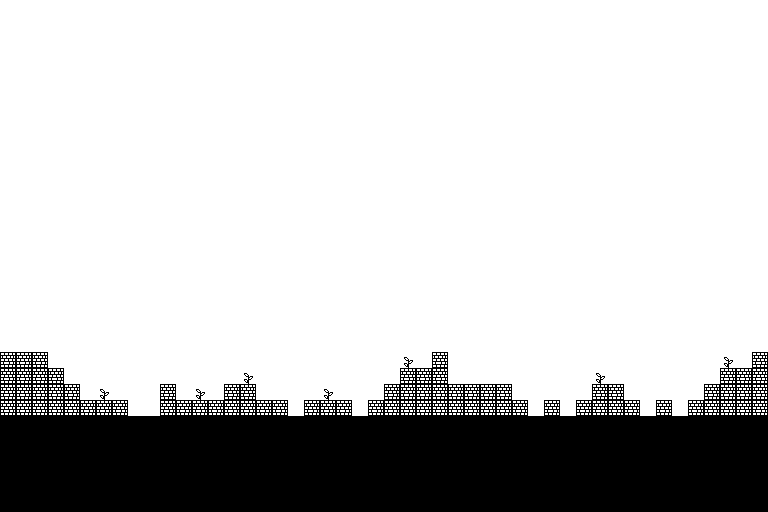

Tiled map render using the project's own tile images. Description and the whole map definition, tile-layer contents included, below:
An orthogonal 48x32 tile map with 16x16 px tiles, 1 tile layer (Kachelebene 1) and 24 objects.

<map version="1.5" tiledversion="1.5.0" orientation="orthogonal" renderorder="right-down" width="48" height="32" tilewidth="16" tileheight="16" infinite="0" nextlayerid="3" nextobjectid="25">
 <tileset firstgid="1" source="poyoTileset.tsx" />
 <layer id="1" name="Kachelebene 1" width="48" height="32">
  <data encoding="csv">
4,4,4,4,4,4,4,4,4,4,4,4,4,4,4,4,4,4,4,4,4,4,4,4,4,4,4,4,4,4,4,4,4,4,4,4,4,4,4,4,4,4,4,4,4,4,4,4,
4,4,4,4,4,4,4,4,4,4,4,4,4,4,4,4,4,4,4,4,4,4,4,4,4,4,4,4,4,4,4,4,4,4,4,4,4,4,4,4,4,4,4,4,4,4,4,4,
4,4,4,4,4,4,4,4,4,4,4,4,4,4,4,4,4,4,4,4,4,4,4,4,4,4,4,4,4,4,4,4,4,4,4,4,4,4,4,4,4,4,4,4,4,4,4,4,
4,4,4,4,4,4,4,4,4,4,4,4,4,4,4,4,4,4,4,4,4,4,4,4,4,4,4,4,4,4,4,4,4,4,4,4,4,4,4,4,4,4,4,4,4,4,4,4,
4,4,4,4,4,4,4,4,4,4,4,4,4,4,4,4,4,4,4,4,4,4,4,4,4,4,4,4,4,4,4,4,4,4,4,4,4,4,4,4,4,4,4,4,4,4,4,4,
4,4,4,4,4,4,4,4,4,4,4,4,4,4,4,4,4,4,4,4,4,4,4,4,4,4,4,4,4,4,4,4,4,4,4,4,4,4,4,4,4,4,4,4,4,4,4,4,
4,4,4,4,4,4,4,4,4,4,4,4,4,4,4,4,4,4,4,4,4,4,4,4,4,4,4,4,4,4,4,4,4,4,4,4,4,4,4,4,4,4,4,4,4,4,4,4,
4,4,4,4,4,4,4,4,4,4,4,4,4,4,4,4,4,4,4,4,4,4,4,4,4,4,4,4,4,4,4,4,4,4,4,4,4,4,4,4,4,4,4,4,4,4,4,4,
4,4,4,4,4,4,4,4,4,4,4,4,4,4,4,4,4,4,4,4,4,4,4,4,4,4,4,4,4,4,4,4,4,4,4,4,4,4,4,4,4,4,4,4,4,4,4,4,
4,4,4,4,4,4,4,4,4,4,4,4,4,4,4,4,4,4,4,4,4,4,4,4,4,4,4,4,4,4,4,4,4,4,4,4,4,4,4,4,4,4,4,4,4,4,4,4,
4,4,4,4,4,4,4,4,4,4,4,4,4,4,4,4,4,4,4,4,4,4,4,4,4,4,4,4,4,4,4,4,4,4,4,4,4,4,4,4,4,4,4,4,4,4,4,4,
4,4,4,4,4,4,4,4,4,4,4,4,4,4,4,4,4,4,4,4,4,4,4,4,4,4,4,4,4,4,4,4,4,4,4,4,4,4,4,4,4,4,4,4,4,4,4,4,
4,4,4,4,4,4,4,4,4,4,4,4,4,4,4,4,4,4,4,4,4,4,4,4,4,4,4,4,4,4,4,4,4,4,4,4,4,4,4,4,4,4,4,4,4,4,4,4,
4,4,4,4,4,4,4,4,4,4,4,4,4,4,4,4,4,4,4,4,4,4,4,4,4,4,4,4,4,4,4,4,4,4,4,4,4,4,4,4,4,4,4,4,4,4,4,4,
4,4,4,4,4,4,4,4,4,4,4,4,4,4,4,4,4,4,4,4,4,4,4,4,4,4,4,4,4,4,4,4,4,4,4,4,4,4,4,4,4,4,4,4,4,4,4,4,
4,4,4,4,4,4,4,4,4,4,4,4,4,4,4,4,4,4,4,4,4,4,4,4,4,4,4,4,4,4,4,4,4,4,4,4,4,4,4,4,4,4,4,4,4,4,4,4,
4,4,4,4,4,4,4,4,4,4,4,4,4,4,4,4,4,4,4,4,4,4,4,4,4,4,4,4,4,4,4,4,4,4,4,4,4,4,4,4,4,4,4,4,4,4,4,4,
4,4,4,4,4,4,4,4,4,4,4,4,4,4,4,4,4,4,4,4,4,4,4,4,4,4,4,4,4,4,4,4,4,4,4,4,4,4,4,4,4,4,4,4,4,4,4,4,
4,4,4,4,4,4,4,4,4,4,4,4,4,4,4,4,4,4,4,4,4,4,4,4,4,4,4,4,4,4,4,4,4,4,4,4,4,4,4,4,4,4,4,4,4,4,4,4,
4,4,4,4,4,4,4,4,4,4,4,4,4,4,4,4,4,4,4,4,4,4,4,4,4,4,4,4,4,4,4,4,4,4,4,4,4,4,4,4,4,4,4,4,4,4,4,4,
4,4,4,4,4,4,4,4,4,4,4,4,4,4,4,4,4,4,4,4,4,4,4,4,4,4,4,4,4,4,4,4,4,4,4,4,4,4,4,4,4,4,4,4,4,4,4,4,
4,4,4,4,4,4,4,4,4,4,4,4,4,4,4,4,4,4,4,4,4,4,4,4,4,4,4,4,4,4,4,4,4,4,4,4,4,4,4,4,4,4,4,4,4,4,4,4,
6,6,6,4,4,4,4,4,4,4,4,4,4,4,4,4,4,4,4,4,4,4,4,4,4,3,4,6,4,4,4,4,4,4,4,4,4,4,4,4,4,4,4,4,4,3,4,6,
6,6,6,6,4,4,4,4,4,4,4,4,4,4,4,3,4,4,4,4,4,4,4,4,4,6,6,6,4,4,4,4,4,4,4,4,4,3,4,4,4,4,4,4,4,6,6,6,
6,6,6,6,6,4,3,4,4,4,6,4,3,4,6,6,4,4,4,4,3,4,4,4,6,6,6,6,6,6,6,6,4,4,4,4,4,6,6,4,4,4,4,4,6,6,6,6,
6,6,6,6,6,6,6,6,4,4,6,6,6,6,6,6,6,6,4,6,6,6,4,6,6,6,6,6,6,6,6,6,6,4,6,4,6,6,6,6,4,6,4,6,6,6,6,6,
5,5,5,5,5,5,5,5,5,5,5,5,5,5,5,5,5,5,5,5,5,5,5,5,5,5,5,5,5,5,5,5,5,5,5,5,5,5,5,5,5,5,5,5,5,5,5,5,
5,5,5,5,5,5,5,5,5,5,5,5,5,5,5,5,5,5,5,5,5,5,5,5,5,5,5,5,5,5,5,5,5,5,5,5,5,5,5,5,5,5,5,5,5,5,5,5,
5,5,5,5,5,5,5,5,5,5,5,5,5,5,5,5,5,5,5,5,5,5,5,5,5,5,5,5,5,5,5,5,5,5,5,5,5,5,5,5,5,5,5,5,5,5,5,5,
5,5,5,5,5,5,5,5,5,5,5,5,5,5,5,5,5,5,5,5,5,5,5,5,5,5,5,5,5,5,5,5,5,5,5,5,5,5,5,5,5,5,5,5,5,5,5,5,
5,5,5,5,5,5,5,5,5,5,5,5,5,5,5,5,5,5,5,5,5,5,5,5,5,5,5,5,5,5,5,5,5,5,5,5,5,5,5,5,5,5,5,5,5,5,5,5,
5,5,5,5,5,5,5,5,5,5,5,5,5,5,5,5,5,5,5,5,5,5,5,5,5,5,5,5,5,5,5,5,5,5,5,5,5,5,5,5,5,5,5,5,5,5,5,5
</data>
 </layer>
 <objectgroup id="2" name="Objektebene 1">
  <object id="1" x="1" y="351.667" width="47.6667" height="63.6667" />
  <object id="2" x="48.6667" y="368" width="15.6667" height="47" />
  <object id="3" x="88.3333" y="451.333" />
  <object id="4" x="64.5" y="384" width="15.5" height="31.75" />
  <object id="5" x="80.75" y="400.25" width="47.25" height="15.25" />
  <object id="6" x="160" y="383.938" width="16" height="16" />
  <object id="7" x="159.938" y="399.875" width="80" height="16" />
  <object id="8" x="240" y="400" width="48" height="16" />
  <object id="9" x="224" y="400" width="32" />
  <object id="10" x="224" y="384" width="32" height="16" />
  <object id="11" x="304" y="400" width="48" height="16" />
  <object id="12" x="368" y="400" width="160" height="16" />
  <object id="13" x="384" y="384" width="128" height="16" />
  <object id="14" x="400" y="368" width="48" height="16" />
  <object id="15" x="432" y="352" width="16" height="16" />
  <object id="16" x="544" y="400" width="16" height="16" />
  <object id="17" x="576" y="400" width="64" height="16" />
  <object id="18" x="592" y="384" width="32" height="16" />
  <object id="19" x="656" y="400" width="16" height="16" />
  <object id="20" x="720" y="368" width="48" height="48" />
  <object id="21" x="704" y="384" width="16" height="32" />
  <object id="22" x="688" y="400" width="16" height="16" />
  <object id="23" x="752" y="352" width="16" height="16" />
  <object id="24" x="484.75" y="488.75" width="8.5" height="1.25" />
 </objectgroup>
</map>